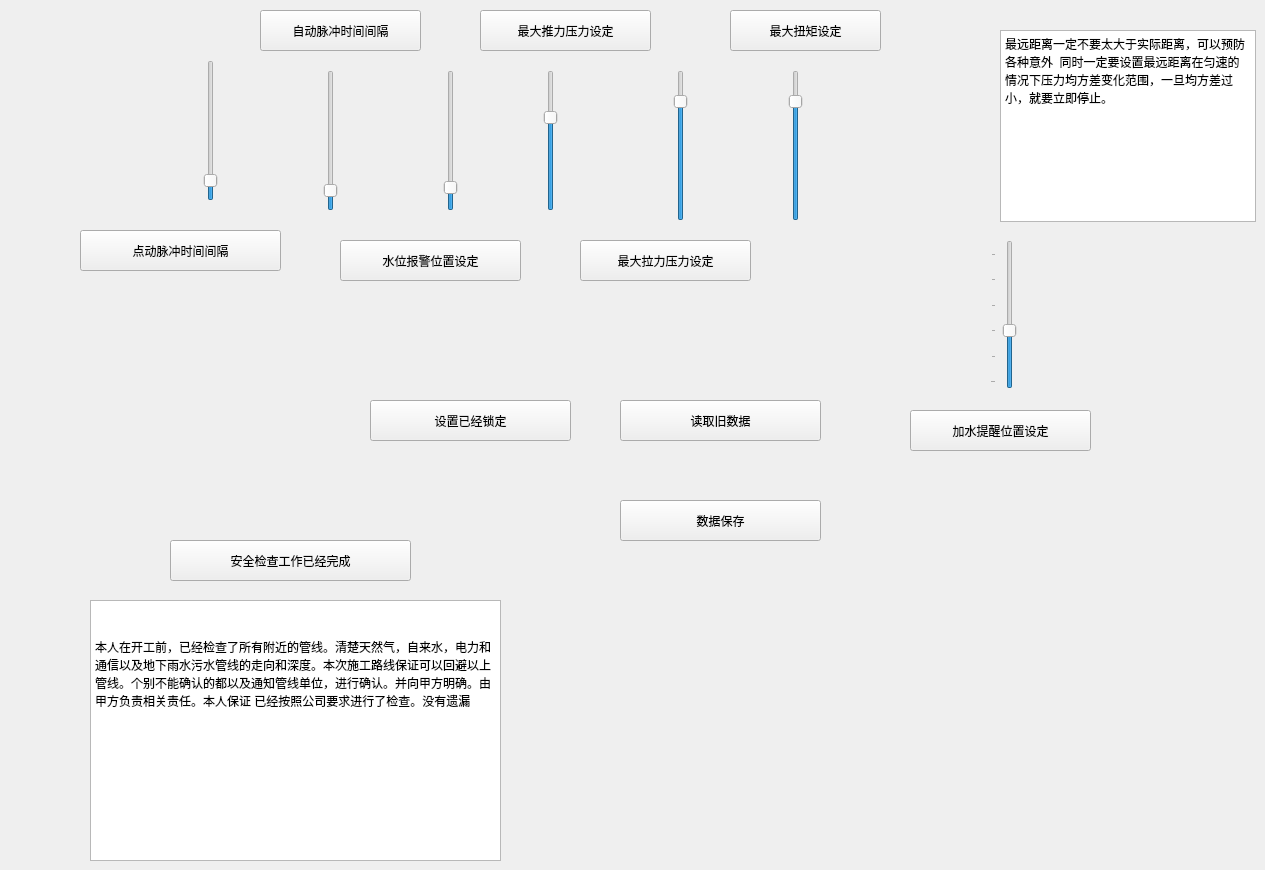
    <widget class="QWidget" name="tab_5">
     <attribute name="title">
      <string>安全设置</string>
     </attribute>
     <widget class="QTextBrowser" name="textBrowser">
      <property name="geometry">
       <rect>
        <x>1000</x>
        <y>30</y>
        <width>256</width>
        <height>192</height>
       </rect>
      </property>
      <property name="html">
       <string>&lt;!DOCTYPE HTML PUBLIC &quot;-//W3C//DTD HTML 4.0//EN&quot; &quot;http://www.w3.org/TR/REC-html40/strict.dtd&quot;&gt;
&lt;html&gt;&lt;head&gt;&lt;meta name=&quot;qrichtext&quot; content=&quot;1&quot; /&gt;&lt;style type=&quot;text/css&quot;&gt;
p, li { white-space: pre-wrap; }
&lt;/style&gt;&lt;/head&gt;&lt;body style=&quot; font-family:'SimSun'; font-size:12pt; font-weight:400; font-style:normal;&quot;&gt;
&lt;p style=&quot; margin-top:0px; margin-bottom:0px; margin-left:0px; margin-right:0px; -qt-block-indent:0; text-indent:0px;&quot;&gt;&lt;span style=&quot; font-size:9pt;&quot;&gt;最远距离一定不要太大于实际距离，可以预防各种意外  同时一定要设置最远距离在匀速的情况下压力均方差变化范围，一旦均方差过小，就要立即停止。&lt;/span&gt;&lt;/p&gt;
&lt;p style=&quot;-qt-paragraph-type:empty; margin-top:0px; margin-bottom:0px; margin-left:0px; margin-right:0px; -qt-block-indent:0; text-indent:0px; font-size:9pt;&quot;&gt;&lt;br /&gt;&lt;/p&gt;&lt;/body&gt;&lt;/html&gt;</string>
      </property>
     </widget>
     <widget class="QTextEdit" name="textEdit">
      <property name="geometry">
       <rect>
        <x>90</x>
        <y>600</y>
        <width>411</width>
        <height>261</height>
       </rect>
      </property>
      <property name="html">
       <string>&lt;!DOCTYPE HTML PUBLIC &quot;-//W3C//DTD HTML 4.0//EN&quot; &quot;http://www.w3.org/TR/REC-html40/strict.dtd&quot;&gt;
&lt;html&gt;&lt;head&gt;&lt;meta name=&quot;qrichtext&quot; content=&quot;1&quot; /&gt;&lt;style type=&quot;text/css&quot;&gt;
p, li { white-space: pre-wrap; }
&lt;/style&gt;&lt;/head&gt;&lt;body style=&quot; font-family:'SimSun'; font-size:12pt; font-weight:400; font-style:normal;&quot;&gt;
&lt;p style=&quot;-qt-paragraph-type:empty; margin-top:0px; margin-bottom:0px; margin-left:0px; margin-right:0px; -qt-block-indent:0; text-indent:0px;&quot;&gt;&lt;br /&gt;&lt;/p&gt;
&lt;p style=&quot; margin-top:0px; margin-bottom:0px; margin-left:0px; margin-right:0px; -qt-block-indent:0; text-indent:0px;&quot;&gt;&lt;span style=&quot; font-size:9pt;&quot;&gt; &lt;/span&gt;&lt;/p&gt;
&lt;p style=&quot; margin-top:0px; margin-bottom:0px; margin-left:0px; margin-right:0px; -qt-block-indent:0; text-indent:0px;&quot;&gt;&lt;span style=&quot; font-size:9pt;&quot;&gt;本人在开工前，已经检查了所有附近的管线。清楚天然气，自来水，电力和通信以及地下雨水污水管线的走向和深度。本次施工路线保证可以回避以上管线。个别不能确认的都以及通知管线单位，进行确认。并向甲方明确。由甲方负责相关责任。本人保证 已经按照公司要求进行了检查。没有遗漏&lt;/span&gt;&lt;/p&gt;&lt;/body&gt;&lt;/html&gt;</string>
      </property>
     </widget>
     <widget class="QPushButton" name="pushButton_50">
      <property name="geometry">
       <rect>
        <x>80</x>
        <y>230</y>
        <width>201</width>
        <height>41</height>
       </rect>
      </property>
      <property name="text">
       <string>点动脉冲时间间隔</string>
      </property>
     </widget>
     <widget class="QPushButton" name="pushButton_51">
      <property name="geometry">
       <rect>
        <x>260</x>
        <y>10</y>
        <width>161</width>
        <height>41</height>
       </rect>
      </property>
      <property name="text">
       <string>自动脉冲时间间隔</string>
      </property>
     </widget>
     <widget class="QPushButton" name="pushButton_57">
      <property name="geometry">
       <rect>
        <x>340</x>
        <y>240</y>
        <width>181</width>
        <height>41</height>
       </rect>
      </property>
      <property name="text">
       <string>水位报警位置设定</string>
      </property>
     </widget>
     <widget class="QPushButton" name="pushButton_61">
      <property name="geometry">
       <rect>
        <x>730</x>
        <y>10</y>
        <width>151</width>
        <height>41</height>
       </rect>
      </property>
      <property name="text">
       <string>最大扭矩设定</string>
      </property>
     </widget>
     <widget class="QPushButton" name="pushButton_69">
      <property name="geometry">
       <rect>
        <x>480</x>
        <y>10</y>
        <width>171</width>
        <height>41</height>
       </rect>
      </property>
      <property name="text">
       <string>最大推力压力设定</string>
      </property>
     </widget>
     <widget class="QPushButton" name="pushButton_70">
      <property name="geometry">
       <rect>
        <x>580</x>
        <y>240</y>
        <width>171</width>
        <height>41</height>
       </rect>
      </property>
      <property name="text">
       <string>最大拉力压力设定</string>
      </property>
     </widget>
     <widget class="QPushButton" name="pushButton_71">
      <property name="geometry">
       <rect>
        <x>170</x>
        <y>540</y>
        <width>241</width>
        <height>41</height>
       </rect>
      </property>
      <property name="text">
       <string>安全检查工作已经完成</string>
      </property>
     </widget>
     <widget class="QPushButton" name="pushButton_72">
      <property name="geometry">
       <rect>
        <x>370</x>
        <y>400</y>
        <width>201</width>
        <height>41</height>
       </rect>
      </property>
      <property name="text">
       <string>设置已经锁定</string>
      </property>
     </widget>
     <widget class="QPushButton" name="pushButton_73">
      <property name="geometry">
       <rect>
        <x>620</x>
        <y>400</y>
        <width>201</width>
        <height>41</height>
       </rect>
      </property>
      <property name="text">
       <string>读取旧数据</string>
      </property>
     </widget>
     <widget class="QPushButton" name="pushButton_74">
      <property name="geometry">
       <rect>
        <x>910</x>
        <y>410</y>
        <width>181</width>
        <height>41</height>
       </rect>
      </property>
      <property name="text">
       <string>加水提醒位置设定</string>
      </property>
     </widget>
     <widget class="QSlider" name="verticalSlider_14">
      <property name="geometry">
       <rect>
        <x>990</x>
        <y>240</y>
        <width>31</width>
        <height>149</height>
       </rect>
      </property>
      <property name="maximum">
       <number>100</number>
      </property>
      <property name="value">
       <number>38</number>
      </property>
      <property name="tracking">
       <bool>true</bool>
      </property>
      <property name="orientation">
       <enum>Qt::Vertical</enum>
      </property>
      <property name="invertedControls">
       <bool>false</bool>
      </property>
      <property name="tickPosition">
       <enum>QSlider::TicksAbove</enum>
      </property>
      <property name="tickInterval">
       <number>19</number>
      </property>
     </widget>
     <widget class="QSlider" name="verticalSlider_15">
      <property name="geometry">
       <rect>
        <x>420</x>
        <y>70</y>
        <width>61</width>
        <height>141</height>
       </rect>
      </property>
      <property name="maximum">
       <number>100</number>
      </property>
      <property name="value">
       <number>13</number>
      </property>
      <property name="orientation">
       <enum>Qt::Vertical</enum>
      </property>
     </widget>
     <widget class="QSlider" name="verticalSlider_16">
      <property name="geometry">
       <rect>
        <x>520</x>
        <y>70</y>
        <width>61</width>
        <height>141</height>
       </rect>
      </property>
      <property name="maximum">
       <number>19</number>
      </property>
      <property name="value">
       <number>13</number>
      </property>
      <property name="orientation">
       <enum>Qt::Vertical</enum>
      </property>
     </widget>
     <widget class="QPushButton" name="pushButton_75">
      <property name="geometry">
       <rect>
        <x>620</x>
        <y>500</y>
        <width>201</width>
        <height>41</height>
       </rect>
      </property>
      <property name="text">
       <string>数据保存</string>
      </property>
     </widget>
     <widget class="QSlider" name="verticalSlider_9">
      <property name="geometry">
       <rect>
        <x>180</x>
        <y>60</y>
        <width>61</width>
        <height>141</height>
       </rect>
      </property>
      <property name="maximum">
       <number>1000</number>
      </property>
      <property name="pageStep">
       <number>1</number>
      </property>
      <property name="value">
       <number>100</number>
      </property>
      <property name="orientation">
       <enum>Qt::Vertical</enum>
      </property>
     </widget>
     <widget class="QSlider" name="verticalSlider_10">
      <property name="geometry">
       <rect>
        <x>300</x>
        <y>70</y>
        <width>61</width>
        <height>141</height>
       </rect>
      </property>
      <property name="maximum">
       <number>1000</number>
      </property>
      <property name="value">
       <number>100</number>
      </property>
      <property name="orientation">
       <enum>Qt::Vertical</enum>
      </property>
     </widget>
     <widget class="QSlider" name="verticalSlider_11">
      <property name="geometry">
       <rect>
        <x>650</x>
        <y>70</y>
        <width>61</width>
        <height>151</height>
       </rect>
      </property>
      <property name="maximum">
       <number>40</number>
      </property>
      <property name="value">
       <number>33</number>
      </property>
      <property name="orientation">
       <enum>Qt::Vertical</enum>
      </property>
     </widget>
     <widget class="QSlider" name="verticalSlider_12">
      <property name="geometry">
       <rect>
        <x>760</x>
        <y>70</y>
        <width>71</width>
        <height>151</height>
       </rect>
      </property>
      <property name="maximum">
       <number>40</number>
      </property>
      <property name="value">
       <number>33</number>
      </property>
      <property name="orientation">
       <enum>Qt::Vertical</enum>
      </property>
     </widget>
    </widget>
